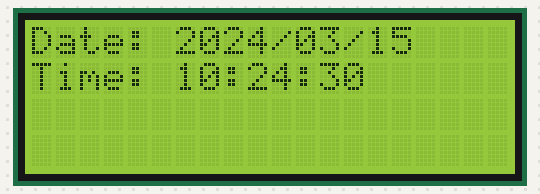
Bench run of a program on a simulated Raspberry Pi (BCM pin numbers). Parts: 20×4 character LCD. The clock reads 2024-03-15 10:24:30 at power-on unless the program sets it; what the program prints to the terminal is not drawn.

Above: at 0.1 s.
At 4.4 s:
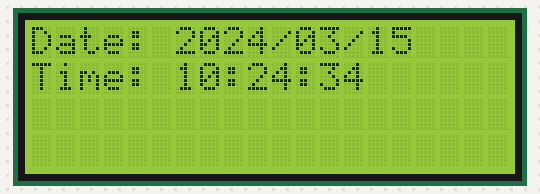
At 7.5 s:
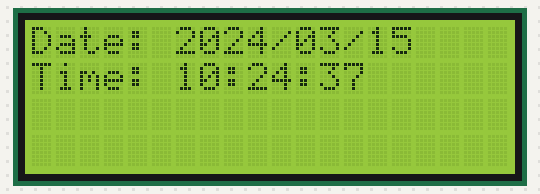
At 19.1 s:
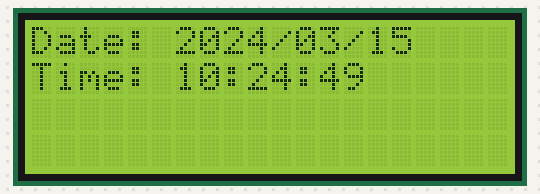
At 29.7 s:
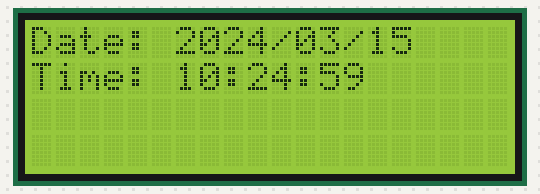
At 38.1 s:
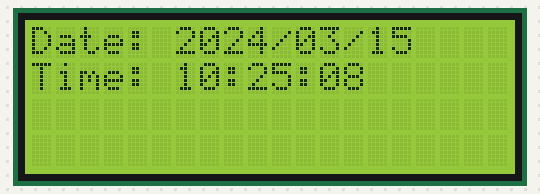

The program:

test6.py
```python
#LCD測試
#在LCD顯示日期與時間
#記得開虛擬機 source venv/bin/activate
import sys
import time
import smbus2

sys.modules['smbus'] = smbus2

from RPLCD.i2c import CharLCD

lcd = CharLCD('PCF8574', address=0x3f, port=1, backlight_enabled=True)

try:
    print('Press CTRL + C to quit')
    lcd.clear()
    while True:
        lcd.cursor_pos = (0, 0)
        # lcd.write_string(" 123456789abcdef")
        lcd.write_string("Date: {}".format(time.strftime("%Y/%m/%d")))
        lcd.cursor_pos = (1, 0)
        lcd.write_string("Time: {}".format(time.strftime("%H:%M:%S")))
        time.sleep(1)
except KeyboardInterrupt:
    print('Closed Program')
finally:
    lcd.clear()
```

Measured:
- what the display in image 1 shows lasts 1.1 s, from 4.3 s to 5.4 s
